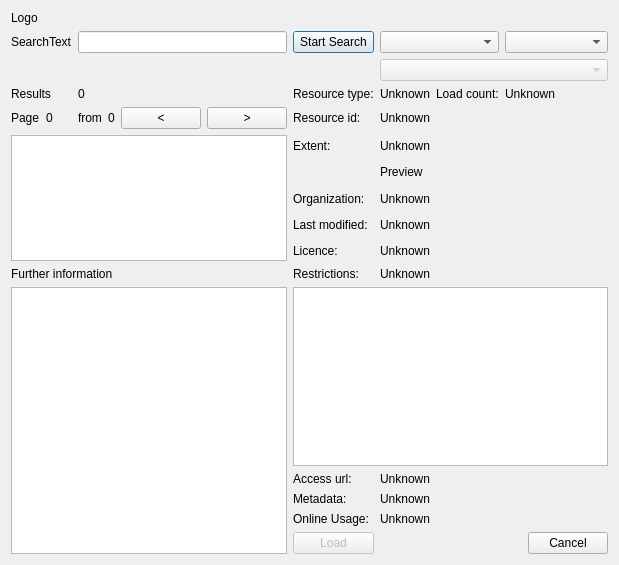
<?xml version="1.0" encoding="UTF-8"?>
<ui version="4.0">
 <class>GeoportalRlpMetadataSearchDialogBase</class>
 <widget class="QDialog" name="GeoportalRlpMetadataSearchDialogBase">
  <property name="geometry">
   <rect>
    <x>0</x>
    <y>0</y>
    <width>619</width>
    <height>565</height>
   </rect>
  </property>
  <property name="windowTitle">
   <string>GeoPortal.rlp Metadata Search</string>
  </property>
  <layout class="QGridLayout" name="gridLayout">
   <item row="5" column="6">
    <widget class="QLabel" name="labelResourceIdTitle">
     <property name="text">
      <string>Resource id:</string>
     </property>
    </widget>
   </item>
   <item row="10" column="9">
    <widget class="QLabel" name="labelLicenceOpen">
     <property name="text">
      <string/>
     </property>
    </widget>
   </item>
   <item row="2" column="7" colspan="2">
    <widget class="QComboBox" name="comboBoxSearchResources"/>
   </item>
   <item row="15" column="6">
    <widget class="QLabel" name="labelOnlineUsageTitle">
     <property name="text">
      <string>Online Usage:</string>
     </property>
    </widget>
   </item>
   <item row="10" column="7">
    <widget class="QLabel" name="labelLicence">
     <property name="text">
      <string>Unknown</string>
     </property>
    </widget>
   </item>
   <item row="5" column="1">
    <widget class="QLabel" name="numberOfPageLabel">
     <property name="text">
      <string>0</string>
     </property>
    </widget>
   </item>
   <item row="4" column="7">
    <widget class="QLabel" name="labelResourceType">
     <property name="text">
      <string>Unknown</string>
     </property>
    </widget>
   </item>
   <item row="11" column="0" colspan="6">
    <widget class="QLabel" name="labelOwsContextListTitle">
     <property name="text">
      <string>Further information</string>
     </property>
    </widget>
   </item>
   <item row="2" column="2" colspan="4">
    <widget class="QLineEdit" name="textEditSearchText"/>
   </item>
   <item row="2" column="9">
    <widget class="QComboBox" name="comboBoxSearchCatalogue"/>
   </item>
   <item row="2" column="6">
    <widget class="QPushButton" name="pushButton">
     <property name="text">
      <string>Start Search</string>
     </property>
    </widget>
   </item>
   <item row="1" column="6" colspan="2">
    <widget class="QLabel" name="labelHelp">
     <property name="text">
      <string/>
     </property>
    </widget>
   </item>
   <item row="13" column="7" colspan="3">
    <widget class="QLabel" name="labelAccessUrl">
     <property name="text">
      <string>Unknown</string>
     </property>
    </widget>
   </item>
   <item row="5" column="0">
    <widget class="QLabel" name="labelPage">
     <property name="text">
      <string>Page</string>
     </property>
    </widget>
   </item>
   <item row="16" column="6">
    <widget class="QPushButton" name="pushButtonLoad">
     <property name="enabled">
      <bool>false</bool>
     </property>
     <property name="text">
      <string>Load</string>
     </property>
    </widget>
   </item>
   <item row="5" column="3">
    <widget class="QLabel" name="numberOfAllPagesLabel">
     <property name="text">
      <string>0</string>
     </property>
    </widget>
   </item>
   <item row="4" column="9">
    <widget class="QLabel" name="labelLoadCount">
     <property name="text">
      <string>Unknown</string>
     </property>
    </widget>
   </item>
   <item row="11" column="6">
    <widget class="QLabel" name="labelRestrictionsTitle">
     <property name="text">
      <string>Restrictions:</string>
     </property>
    </widget>
   </item>
   <item row="4" column="8">
    <widget class="QLabel" name="labelLoadCountTitle">
     <property name="text">
      <string>Load count:</string>
     </property>
    </widget>
   </item>
   <item row="10" column="8">
    <widget class="QLabel" name="labelLicenceLogo">
     <property name="text">
      <string/>
     </property>
    </widget>
   </item>
   <item row="4" column="0" colspan="2">
    <widget class="QLabel" name="labelNoResults">
     <property name="text">
      <string>Results</string>
     </property>
    </widget>
   </item>
   <item row="14" column="7" colspan="3">
    <widget class="QLabel" name="labelMetadata">
     <property name="text">
      <string>Unknown</string>
     </property>
    </widget>
   </item>
   <item row="9" column="6">
    <widget class="QLabel" name="labelDateTitle">
     <property name="text">
      <string>Last modified:</string>
     </property>
    </widget>
   </item>
   <item row="4" column="2" colspan="3">
    <widget class="QLabel" name="numberOfAllResultsLabel">
     <property name="text">
      <string>0</string>
     </property>
    </widget>
   </item>
   <item row="11" column="7" colspan="3">
    <widget class="QLabel" name="labelRestrictions">
     <property name="text">
      <string>Unknown</string>
     </property>
    </widget>
   </item>
   <item row="1" column="9">
    <widget class="QLabel" name="labelSearchAnimation">
     <property name="text">
      <string/>
     </property>
    </widget>
   </item>
   <item row="13" column="6">
    <widget class="QLabel" name="labelAccessUrlTitle">
     <property name="text">
      <string>Access url:</string>
     </property>
    </widget>
   </item>
   <item row="1" column="0" colspan="6">
    <widget class="QLabel" name="labelLogo">
     <property name="text">
      <string>Logo</string>
     </property>
    </widget>
   </item>
   <item row="4" column="6">
    <widget class="QLabel" name="labelResourceTypeTitle">
     <property name="text">
      <string>Resource type:</string>
     </property>
    </widget>
   </item>
   <item row="9" column="7">
    <widget class="QLabel" name="labelDate">
     <property name="text">
      <string>Unknown</string>
     </property>
    </widget>
   </item>
   <item row="5" column="4">
    <widget class="QPushButton" name="pushButtonPageBack">
     <property name="text">
      <string>&lt;</string>
     </property>
    </widget>
   </item>
   <item row="12" column="0" rowspan="5" colspan="6">
    <widget class="QTreeWidget" name="treeWidgetResourceDetail">
     <property name="horizontalScrollBarPolicy">
      <enum>Qt::ScrollBarAsNeeded</enum>
     </property>
     <property name="sizeAdjustPolicy">
      <enum>QAbstractScrollArea::AdjustIgnored</enum>
     </property>
     <property name="textElideMode">
      <enum>Qt::ElideNone</enum>
     </property>
     <property name="indentation">
      <number>5</number>
     </property>
     <property name="wordWrap">
      <bool>true</bool>
     </property>
     <property name="headerHidden">
      <bool>true</bool>
     </property>
     <attribute name="headerVisible">
      <bool>false</bool>
     </attribute>
     <attribute name="headerStretchLastSection">
      <bool>true</bool>
     </attribute>
     <column>
      <property name="text">
       <string notr="true">1</string>
      </property>
     </column>
    </widget>
   </item>
   <item row="5" column="5">
    <widget class="QPushButton" name="pushButtonPageForward">
     <property name="text">
      <string>&gt;</string>
     </property>
    </widget>
   </item>
   <item row="16" column="9">
    <widget class="QDialogButtonBox" name="button_box">
     <property name="orientation">
      <enum>Qt::Horizontal</enum>
     </property>
     <property name="standardButtons">
      <set>QDialogButtonBox::Cancel</set>
     </property>
    </widget>
   </item>
   <item row="3" column="7" colspan="3">
    <widget class="QComboBox" name="comboBoxRemoteCsw">
     <property name="enabled">
      <bool>false</bool>
     </property>
    </widget>
   </item>
   <item row="15" column="7" colspan="3">
    <widget class="QLabel" name="labelOnlineUsage">
     <property name="text">
      <string>Unknown</string>
     </property>
    </widget>
   </item>
   <item row="8" column="7">
    <widget class="QLabel" name="labelOrga">
     <property name="text">
      <string>Unknown</string>
     </property>
    </widget>
   </item>
   <item row="5" column="7">
    <widget class="QLabel" name="labelResourceId">
     <property name="enabled">
      <bool>true</bool>
     </property>
     <property name="text">
      <string>Unknown</string>
     </property>
    </widget>
   </item>
   <item row="8" column="6">
    <widget class="QLabel" name="labelOrgaTitle">
     <property name="text">
      <string>Organization:</string>
     </property>
    </widget>
   </item>
   <item row="10" column="6">
    <widget class="QLabel" name="labelLicenceTitle">
     <property name="text">
      <string>Licence:</string>
     </property>
    </widget>
   </item>
   <item row="14" column="6">
    <widget class="QLabel" name="labelMetadataTitle">
     <property name="text">
      <string>Metadata:</string>
     </property>
    </widget>
   </item>
   <item row="2" column="0" colspan="2">
    <widget class="QLabel" name="labelSearchTextTitle">
     <property name="text">
      <string>SearchText</string>
     </property>
    </widget>
   </item>
   <item row="12" column="6" colspan="4">
    <widget class="QTextBrowser" name="textBrowserResourceAbstract">
     <property name="openExternalLinks">
      <bool>true</bool>
     </property>
    </widget>
   </item>
   <item row="5" column="2">
    <widget class="QLabel" name="labelFrom">
     <property name="text">
      <string>from</string>
     </property>
    </widget>
   </item>
   <item row="7" column="7" colspan="3">
    <widget class="QLabel" name="labelPreview">
     <property name="text">
      <string>Preview</string>
     </property>
    </widget>
   </item>
   <item row="6" column="6">
    <widget class="QLabel" name="labelExtentTitle">
     <property name="text">
      <string>Extent:</string>
     </property>
    </widget>
   </item>
   <item row="6" column="7">
    <widget class="QLabel" name="labelExtent">
     <property name="text">
      <string>Unknown</string>
     </property>
    </widget>
   </item>
   <item row="6" column="0" rowspan="5" colspan="6">
    <widget class="QTreeWidget" name="treeWidgetResource">
     <property name="enabled">
      <bool>true</bool>
     </property>
     <property name="horizontalScrollBarPolicy">
      <enum>Qt::ScrollBarAsNeeded</enum>
     </property>
     <property name="textElideMode">
      <enum>Qt::ElideNone</enum>
     </property>
     <property name="indentation">
      <number>5</number>
     </property>
     <property name="wordWrap">
      <bool>true</bool>
     </property>
     <attribute name="headerVisible">
      <bool>false</bool>
     </attribute>
     <attribute name="headerStretchLastSection">
      <bool>true</bool>
     </attribute>
     <column>
      <property name="text">
       <string notr="true">1</string>
      </property>
     </column>
    </widget>
   </item>
  </layout>
 </widget>
 <resources/>
 <connections>
  <connection>
   <sender>button_box</sender>
   <signal>accepted()</signal>
   <receiver>GeoportalRlpMetadataSearchDialogBase</receiver>
   <slot>accept()</slot>
   <hints>
    <hint type="sourcelabel">
     <x>20</x>
     <y>20</y>
    </hint>
    <hint type="destinationlabel">
     <x>20</x>
     <y>20</y>
    </hint>
   </hints>
  </connection>
  <connection>
   <sender>button_box</sender>
   <signal>rejected()</signal>
   <receiver>GeoportalRlpMetadataSearchDialogBase</receiver>
   <slot>reject()</slot>
   <hints>
    <hint type="sourcelabel">
     <x>20</x>
     <y>20</y>
    </hint>
    <hint type="destinationlabel">
     <x>20</x>
     <y>20</y>
    </hint>
   </hints>
  </connection>
 </connections>
</ui>
